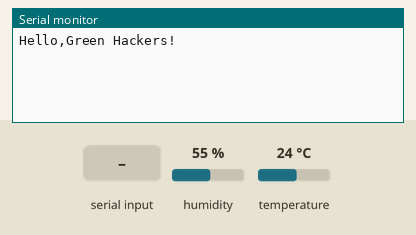
Simulated run of this sketch. Board: Arduino Uno, built with avr-gcc and run on an emulated ATmega328P. Shown: the last lines printed to the serial monitor. Wiring (inferred from the names in the program): DHT22 sensor: data pin 12. The test bench sets the inputs (shaded band); at power-on: humidity 55 %, temperature 24 °C.

Above: at 1.7 s.
1.8 s: "0" received over the second serial link
At 3.2 s:
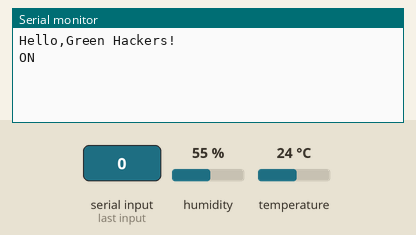
4.0 s: "1" received over the second serial link
At 5.7 s:
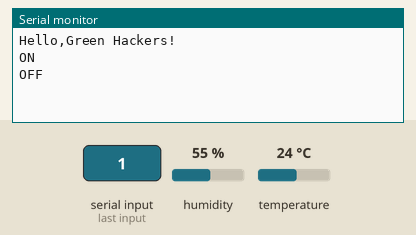
6.0 s: "2" received over the second serial link
At 7.5 s:
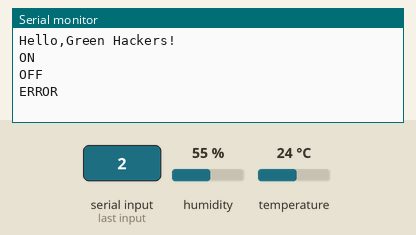

The sketch:

Bluetooth_DHT_BaYinPhyo.ino
```cpp
/*
   2017 05 13  adding ethernet shield
   temperature and humidity min and max limit checking
   by Dr. Aung Win Htut
*/
#include<SoftwareSerial.h>  //for bluetooth
#include <dht.h> //for DHT22


//pin configuration
#define DHT22_PIN 12

static int stemperature = 3; // 1-very cold <10  2-cold <20  3-normal 20-30 4-hot 30-35 5-very hot >35
static int shumidity = 3; //  5-very humid >60  4-humid 50-60 3-normal 40-50 2-dry 40-30 1-very dry <30

//creating dht and blueooth objects
dht DHT;
SoftwareSerial BlueTooth(10, 11);       //TXD11  RXD12


//creating structure for dht22
struct
{
  uint32_t total;
  uint32_t ok;
  uint32_t crc_error;
  uint32_t time_out;
  uint32_t connect;
  uint32_t ack_l;
  uint32_t ack_h;
  uint32_t unknown;
} stat = { 0, 0, 0, 0, 0, 0, 0, 0};


//Setting up for the very first time and once only
void setup() {
  Serial.begin(9600);

  Serial.println("Hello,Green Hackers!"); //$
  BlueTooth.begin(9600);
  /*
    if (Ethernet.begin(mac) == 0) {
      Serial.println("Failed to configure Ethernet using DHCP");
      // no point in carrying on, so do nothing forevermore:
      // try to congifure using IP address instead of DHCP:
      Ethernet.begin(mac, ip);
    }
    Serial.println("connecting...");

    // if you get a connection, report back via serial:
    if (client.connect(server, 80)) {
      Serial.println("connected");
    }
    else
    {
      Serial.println("cannot connect");
    }
  */
  delay(500);
}

////////////////////////////////////////
//Main Loop Start Here
void loop() {
 // Serial.println();
 // Serial.println("Loop Started");//$
  char cmd;
  funReadSensor(); //calling fun to read sensor values
  delay(1000);

  if (BlueTooth.available()>0) {

    cmd=BlueTooth.read();
    BlueTooth.write(cmd);
    switch(cmd)
    {
      case '0': Serial.println("ON"); break;
      case '1': Serial.println("OFF"); break;
      default: Serial.println("ERROR");break;
    }
  }
  if (Serial.available() > 0)
  {
    int incomingByte = Serial.read();
  }
}
//Main Loop End Here
//////////////////////////////////////////


//////////////////////////////////////////////
//Function for Reading Sensor value start here
void funReadSensor()
{
  //sensor variables
  float temp = 0;
  float temp1;
  float light;
  float humidity;
  float gas;


  //Read DHT sensor to measure Temperature and Humidity
  //(10kOhm pull down)
  //checking error!
  int chk = DHT.read22(DHT22_PIN);
  switch (chk)
  {
    case DHTLIB_OK:
      stat.ok++;
      //Serial.println("OK,\t");
      break;
    case DHTLIB_ERROR_CHECKSUM:
      stat.crc_error++;
      Serial.println("Checksum error,\t");
      break;
    case DHTLIB_ERROR_TIMEOUT:
      stat.time_out++;
      Serial.println("Time out error,\t");
      break;
    case DHTLIB_ERROR_CONNECT:
      stat.connect++;
      Serial.println("Connect error,\t");
      break;
    case DHTLIB_ERROR_ACK_L:
      stat.ack_l++;
      Serial.println("Ack Low error,\t");
      break;
    case DHTLIB_ERROR_ACK_H:
      stat.ack_h++;
      Serial.println("Ack High error,\t");
      break;
    default:
      stat.unknown++;
      Serial.println("Unknown error,\t");
      break;
  }

  //if no error read humidity and temperature
  humidity = DHT.humidity;
  temp1 = DHT.temperature;


  int T1 = temp1;
  int H = humidity;


  //Must change int to string to send by bluetooth and serial
  String l, t, t1, h, g;
  String st, sh;

  //change integer to string
  t1 = String(T1);
  h = String(H);


  //Sending to bluetooth , separating by special @ char
  BlueTooth.println(t1 + '@' + t1 + '@' + h );
  //Sending to bluetooth end here


}
//Function for Reading Sensor value end here
////////////////////////////////////////////////
```

Measured:
- after the input at 1.8 s, the serial monitor: prints a new line after 0.73 s (image 1)
- after the input at 4.0 s, the serial monitor: prints a new line after 0.57 s (image 2)
- after the input at 6.0 s, the serial monitor: prints a new line after 0.60 s (image 3)
